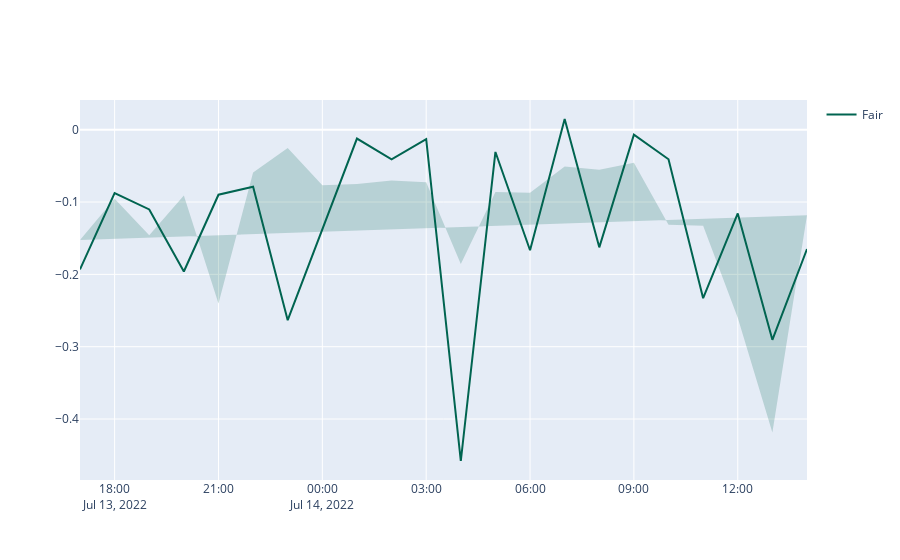

This figure's notebook cell:
### Code cell
import plotly.graph_objects as go
import numpy as np
fig = go.Figure()

fig.add_trace(go.Scatter(
    x=plotthat.index,#+x_rev,
    y=0.5*(plotthat['l'].values+plotthat['h'].values),
    fill='toself',
    fillcolor='rgba(0,100,80,0.2)',
    line_color='rgba(255,255,255,0)',
    showlegend=False,
    name='BNB',
))
fig.add_trace(go.Scatter(
    x=plotthat.index, y=plotthat['c'].values,
    line_color='rgb(0,100,80)',
    name='Fair',
))

fig.update_traces(mode='lines')
fig.show()
